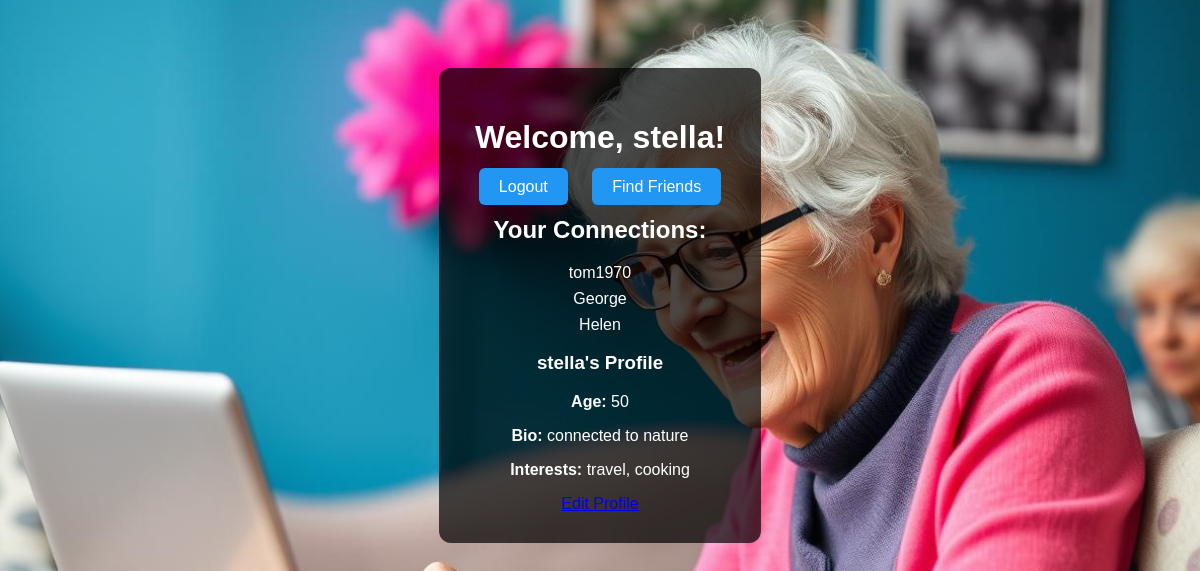
/profile (signed in), run on the app's committed database.
### tables this page shows
CREATE TABLE users (
                id INTEGER PRIMARY KEY AUTOINCREMENT,
                username TEXT UNIQUE NOT NULL,
                password TEXT NOT NULL
            , age INTEGER, bio TEXT, interests TEXT);

### app.py (the view)
@app.route('/profile')
@login_required
def profile():
    friends = User.get_connections(current_user.id)
    return render_template('profile.html', name=current_user.username, friends=friends)

### app.py (called while the page is built)
@login_manager.user_loader
def load_user(user_id):
    return User.get_by_id(user_id)

### models.py (called while the page is built)
    @staticmethod
    def get_by_id(user_id):
        with sqlite3.connect(DB_NAME) as conn:
            c = conn.cursor()
            c.execute("SELECT id, username, password, age, bio, interests FROM users WHERE id = ?", (user_id,))
            row = c.fetchone()
            if row:
                return User(*row)
        return None

    @staticmethod
    def get_connections(user_id):
        with sqlite3.connect(DB_NAME) as conn:
            c = conn.cursor()
            c.execute('''
                SELECT u.id, u.username, u.password
                FROM users u
                JOIN connections c ON c.friend_id = u.id
                WHERE c.user_id = ?
            ''', (user_id,))
            rows = c.fetchall()
            return [User(*row) for row in rows]

### templates/profile.html (shortened to what this page needs)
<!DOCTYPE html>
<html>
<head>
</head>
<body>
    <div class="container">
        <h1>Welcome, {{ name }}!</h1>
        <a class="button" href="{{ url_for('logout') }}">Logout</a>
        <a class="button" href="{{ url_for('users') }}">Find Friends</a>
        <h2>Your Connections:</h2>
        {% if friends %}
            <ul>
                {% for friend in friends %}
                    <li>{{ friend.username }}</li>
                {% endfor %}
            </ul>
        {% else %}
            <p>You haven't connected with anyone yet.</p>
        {% endif %}
        <h3>{{ current_user.username }}'s Profile</h3>
        <p><strong>Age:</strong> {{ current_user.age or 'Not set' }}</p>
        <p><strong>Bio:</strong> {{ current_user.bio or 'No bio provided.' }}</p>
        <p><strong>Interests:</strong> {{ current_user.interests or 'No interests listed.' }}</p>
        <a href="{{ url_for('edit_profile') }}">Edit Profile</a>
    </div>
</body>
</html>

### templates/profile.html (style rules this page uses)
body { font-family: Arial, sans-serif; background: url("/static/profile-bg.jpg") no-repeat center center fixed; background-size: cover; color: white; text-align: center; padding: 60px; }
.container { background-color: rgba(0, 0, 0, 0.7); padding: 30px; border-radius: 12px; display: inline-block; }
.button { background-color: #2196F3; color: white; padding: 10px 20px; text-decoration: none; border-radius: 6px; margin: 10px; }
ul { list-style-type: none; padding: 0; }
li { margin: 8px 0; }

### data on the page
users: username "stella", age "50", bio "connected to nature", interests "travel, cooking"
users: username "tom1970"
users: username "George"
users: username "Helen"
